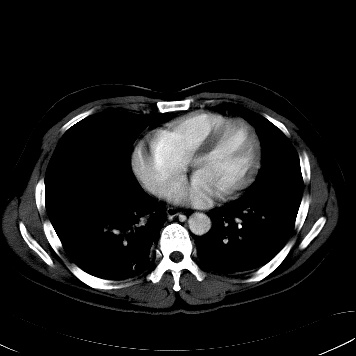
#> input picture OP/img-00000001.jpg, 356 x 356 px; its folder holds only this picture in this run
$ python t3.py
#> lines starting #> are read from the running program, lines starting #| are printed output that depends on the picture
import cv2
import glob
'''
g = cv2.imread('img-12.jpg',cv2.IMREAD_GRAYSCALE)
c = cv2.applyColorMap(g, cv2.COLORMAP_JET)
c2 = cv2.applyColorMap(c, cv2.COLORMAP_HSV)
cv2.imwrite('JHS/img-12.jpg',c2)

g = cv2.imread('img-10.jpg',cv2.IMREAD_GRAYSCALE)
c = cv2.applyColorMap(g, cv2.COLORMAP_JET)
c2 = cv2.applyColorMap(c, cv2.COLORMAP_HSV)
cv2.imwrite('JHS/img-10.jpg',c2)
'''
opnames = glob.glob('OP/*.jpg')
opnames = sorted(opnames)
for i in range(0, len(opnames)):
	#g = cv2.imread('img-'+str(i)+'.jpg',cv2.IMREAD_GRAYSCALE)
	g = cv2.imread(opnames[i],cv2.IMREAD_GRAYSCALE)
#> g is the input picture: shape (356, 356); min 0, max 255, mean 27.2
	c = cv2.applyColorMap(g, cv2.COLORMAP_JET)
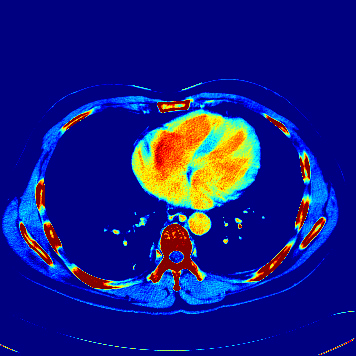
#> c: shape (356, 356, 3); mean B, G, R 132.5, 27.4, 21.9
	c2 = cv2.applyColorMap(c, cv2.COLORMAP_HSV)
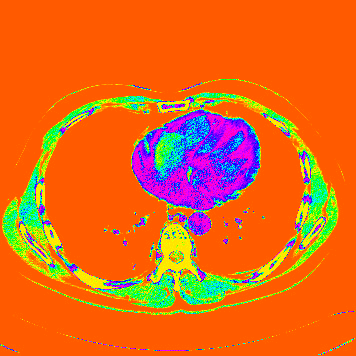
#> c2: shape (356, 356, 3); mean B, G, R 28, 105, 226.4
	cv2.imwrite('JHS/img-'+str(i).zfill(8)+'.jpg',c2)

$ run again, on OP/img-00000030.jpg
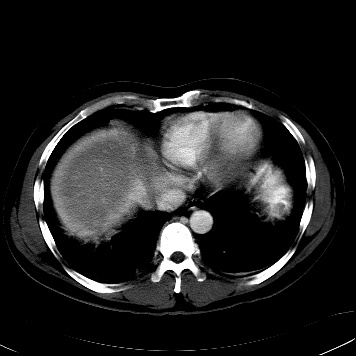
#> input picture OP/img-00000030.jpg, 356 x 356 px
#> g is the input picture: shape (356, 356); min 0, max 255, mean 33.2
#> `c = cv2.applyColorMap(g, cv2.COLORMAP_JET)`:
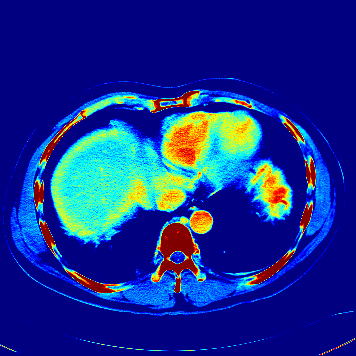
#> c: shape (356, 356, 3); mean B, G, R 142.3, 46.2, 21.8
#> `c2 = cv2.applyColorMap(c, cv2.COLORMAP_HSV)`:
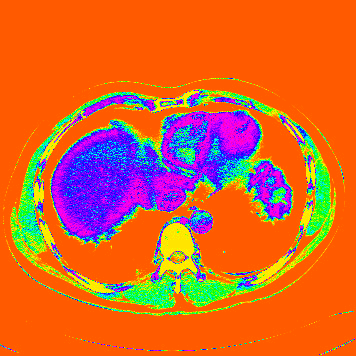
#> c2: shape (356, 356, 3); mean B, G, R 46.1, 101.5, 214.1

$ run again, on OP/img-00000040.jpg
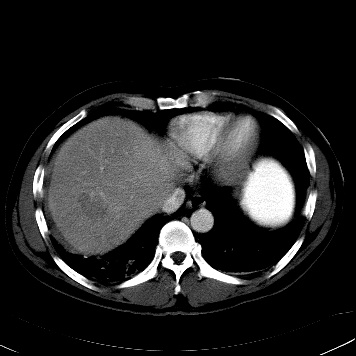
#> input picture OP/img-00000040.jpg, 356 x 356 px
#> g is the input picture: shape (356, 356); min 0, max 255, mean 37.7
#> `c = cv2.applyColorMap(g, cv2.COLORMAP_JET)`:
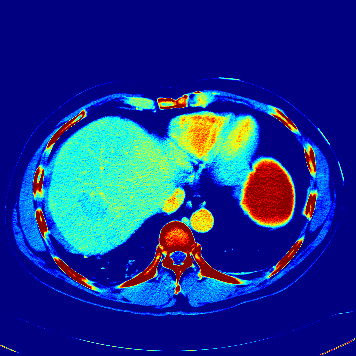
#> c: shape (356, 356, 3); mean B, G, R 141.9, 50.2, 23.4
#> `c2 = cv2.applyColorMap(c, cv2.COLORMAP_HSV)`:
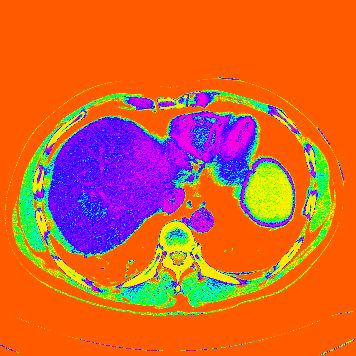
#> c2: shape (356, 356, 3); mean B, G, R 50.1, 100.1, 212.2
